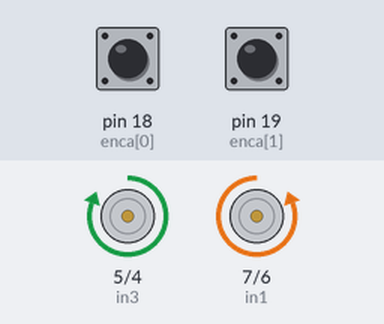
Bench run of a sketch on a simulated Arduino Mega 2560, built with avr-gcc and run on an emulated ATmega2560. Shown: motor-driver pin pairs drawn as motors (green arrow = first pin HIGH = forward, orange = second pin HIGH = backward, longer = more drive). The inputs (shaded band) are chosen by the test bench; at power-on: pin 18 (enca[0]) HIGH, pin 19 (enca[1]) HIGH. What the sketch prints to the serial monitor is not drawn.

Above: at 17.1 s.
At 51.6 s:
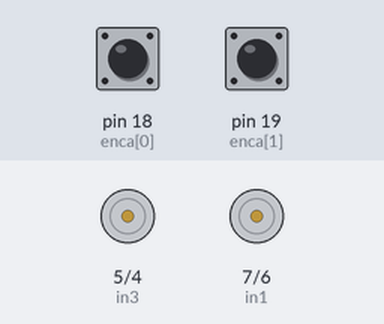
Timing chart, 0 to 89.7 s (numbered marks = the images above):
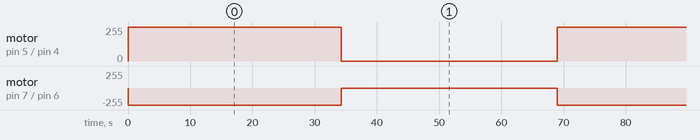

Measured:
- by itself, motor on pin 5 (in3) / pin 4 (in4): alternates forward 255/255 for 34.2 s and stopped for 34.8 s
- by itself, motor on pin 7 (in1) / pin 6 (in2): alternates backward 255/255 for 34.2 s and stopped for 34.8 s

The sketch:

Control_speed_2_wheel.ino
```cpp
      /**
 * Nguyễn Đam Trường - Lớp K63R
 * Thuật toán điều khiển vận tốc của hai bánh xe sử dụng PI
**/
  #include <util/atomic.h>

  class SimplePI{
    private:
      float kp, ki, kd, umax;
      float eprev, eintegral;

    public:
    //Constructor
    SimplePI() : kp(1),kd(0) , ki(0), umax(255),eprev(0.0), eintegral(0.0){}

    void setParams(float kpIn, float kiIn, float kdIn, float umaxIn){
      kp = kpIn; ki = kiIn; kd= kdIn ;umax = umaxIn;
    }

    void evalu(int value, int target, float deltaT, int &pwr, int &dir){
      //error
      int e = target - value;

      //derivative
      float dedt = (e-eprev)/deltaT;

      //integral
      eintegral = eintegral + e*deltaT;

      // control signal
      float u = kp*e + ki*eintegral + kd*dedt;

      pwr = (int) fabs(u);
      if(pwr > umax){
        pwr = umax;
      }

      // motor direction
      dir = 1;
      if(u<0){
        dir = -1;
      }
      // store previous error
      eprev = e;
    }
  };

  // Motor
  #define NMOTORS 2
  #define MIN_SPEED 0
  #define MAX_SPEED 255

  //Píns
  const int enca[] = {18,19}; // Bánh Trái - Bánh Phải
  const int encb[] = {42,43}; //
  const int in1 = 7;
  const int in2 = 6;
  const int in3 = 5;
  const int in4 = 4;

  float v1Filt[] ={0,0};
  float v1Prev[] ={0,0};
  float v2Filt[] ={0,0};
  float v2Prev[] ={0,0};

  //Globals
  long prevT[] = {0,0};
  int posPrev[] = {0,0};

  // Use the "volatile" directive for variables
  // used in an interrupt
  volatile int pos_i[] = {0,0};
  volatile float velocity_i[] = {0,0};
  volatile long prevT_i[] = {0,0};

  SimplePI pi[NMOTORS];

void setup(){
  Serial.begin(115200);

  for(int k = 0; k < NMOTORS; k++){
    pinMode(enca[k],INPUT);
    pinMode(encb[k],INPUT);

    pi[k].setParams(2.5,10,0,255);
  }

  pinMode(in1,OUTPUT);
  pinMode(in2,OUTPUT);
  pinMode(in3,OUTPUT);
  pinMode(in4,OUTPUT);

  attachInterrupt(digitalPinToInterrupt(enca[0]),readEncoder<0>,RISING);
  attachInterrupt(digitalPinToInterrupt(enca[1]),readEncoder<1>,RISING);
}


void loop(){
    PI_Control(30,30);
//    delay(2000);
//    setMotor_1(0,255,in1,in2);
//    setMotor_2(0,255,in3,in4);
//    delay(10000);
}

// Điều khiển PI vận tốc hai bánh theo cm/s
void PI_Control(float vtoc1, float vtoc2){
    // Input Velocity Cm/s
    float inVelocity[NMOTORS];
    inVelocity[0] = vtoc1;
    inVelocity[1] = -vtoc2;
    float omega[NMOTORS];
    omega[0] = inVelocity[0]/3;
    omega[1] = inVelocity[1]/3;

    // Read the position and velocity
    int pos[NMOTORS] = {0,0};
    float velocity2[NMOTORS];

    ATOMIC_BLOCK(ATOMIC_RESTORESTATE){
      for(int k = 0; k < NMOTORS; k++){
        pos[k] = pos_i[k];
        velocity2[k] =  velocity_i[k];
      }
    }
    long currT[NMOTORS];
    float deltaT[NMOTORS];
    for(int k = 0; k < NMOTORS; k++){
        // Compute velocity with method 1
        currT[k] = micros();
        deltaT[k] = ((float) (currT[k]-prevT[k]))/1.0e6;
        prevT[k] = currT[k];
    }
    float velocity1[NMOTORS];
    for(int k = 0; k < NMOTORS; k++){
        velocity1[k] = (pos[k] - posPrev[k])/deltaT[k];
        posPrev[k] = pos[k];
    }
    float v1[NMOTORS];
    float v2[NMOTORS];

    // Turning số vòng của vận tốc theo method 1
    // Vận tốc được tính theo RPM
    v1[0] = velocity1[0]/387.0*60.0;
    v1[1] = velocity1[1]/383.0*60.0;

    for(int k = 0; k < NMOTORS; k++){
      // Convert count/s to RPM
//      v1[k] = velocity1[k]/379.0*60.0;
      v2[k] = velocity2[k]/379.0*60.0;

      // Low-pass filter (25 Hz cutoff)
      v1Filt[k] = 0.854*v1Filt[k] + 0.0728*v1[k] + 0.0728*v1Prev[k];
      v1Prev[k] = v1[k];
      v2Filt[k] = 0.854*v2Filt[k] + 0.0728*v2[k] + 0.0728*v2Prev[k];
      v2Prev[k] = v2[k];
    }

    //Set target velocity
    float vt[NMOTORS];
    vt[0] =  omega[0]*9.55;
    vt[1] =  omega[1]*9.55;

    for(int k = 0; k < NMOTORS; k++){
      int pwr, dir;
      pwr = 0;
      // evaluate the control signal
      pi[k].evalu(v1Filt[k],vt[k],deltaT[k],pwr,dir);
      // signal the motor
      if(k == 0){
        setMotor_1(dir,pwr,in1,in2);
      }else if(k == 1){
        dir = - dir;
        setMotor_2(dir,pwr,in3,in4);
      }
    }

    for(int k = 0; k < NMOTORS; k++){
      Serial.print(vt[k]);
      Serial.print(" ");
      Serial.print(v2Filt[k]);
      Serial.println();
    };
}

// Hàm điều khiển động cơ
void setMotor_1(int dir,int pwmVal, int in1, int in2){
  if(dir == -1){
    pwmVal = constrain(pwmVal, MIN_SPEED, MAX_SPEED);
    digitalWrite(in1, HIGH);// chân này không có PWM
    analogWrite(in2, 255 - pwmVal);
  }
  else if(dir == 1){
    pwmVal = constrain(pwmVal, MIN_SPEED, MAX_SPEED);
    digitalWrite(in1, LOW);// chân này không có PWM
    analogWrite(in2, pwmVal);
  }
  else{
    digitalWrite(in1,LOW);
    digitalWrite(in2,LOW);
  }
}
void setMotor_2(int dir,int pwmVal, int in3, int in4){
  if(dir == 1){
    pwmVal = constrain(pwmVal, MIN_SPEED, MAX_SPEED);
    analogWrite(in3, pwmVal);
    digitalWrite(in4, LOW);// chân này không có PWM
  }
  else if(dir == -1){
    pwmVal = constrain(pwmVal, MIN_SPEED, MAX_SPEED);
    analogWrite(in3, 255 - pwmVal);
    digitalWrite(in4, HIGH);// chân này không có PWM
  }
  else{
    digitalWrite(in3,LOW);
    digitalWrite(in4,LOW);
  }
}

template <int j>
void readEncoder(){
  //Read encoder B when ENCA rises
  int b = digitalRead(encb[j]);
  int increment = 0;
  if(b > 0){
    //If B is high, increment forward
    increment = 1;
  }else{
    increment = -1;
  }
  pos_i[j] = pos_i[j] + increment;

  //Compute velocity with method 2
  long currT = micros();
  float deltaT[NMOTORS];
  deltaT[j] = ((float)(currT - prevT_i[j]))/1.0e6;
  velocity_i[j] = increment/deltaT[j];
  prevT_i[j] = currT;
}
```
